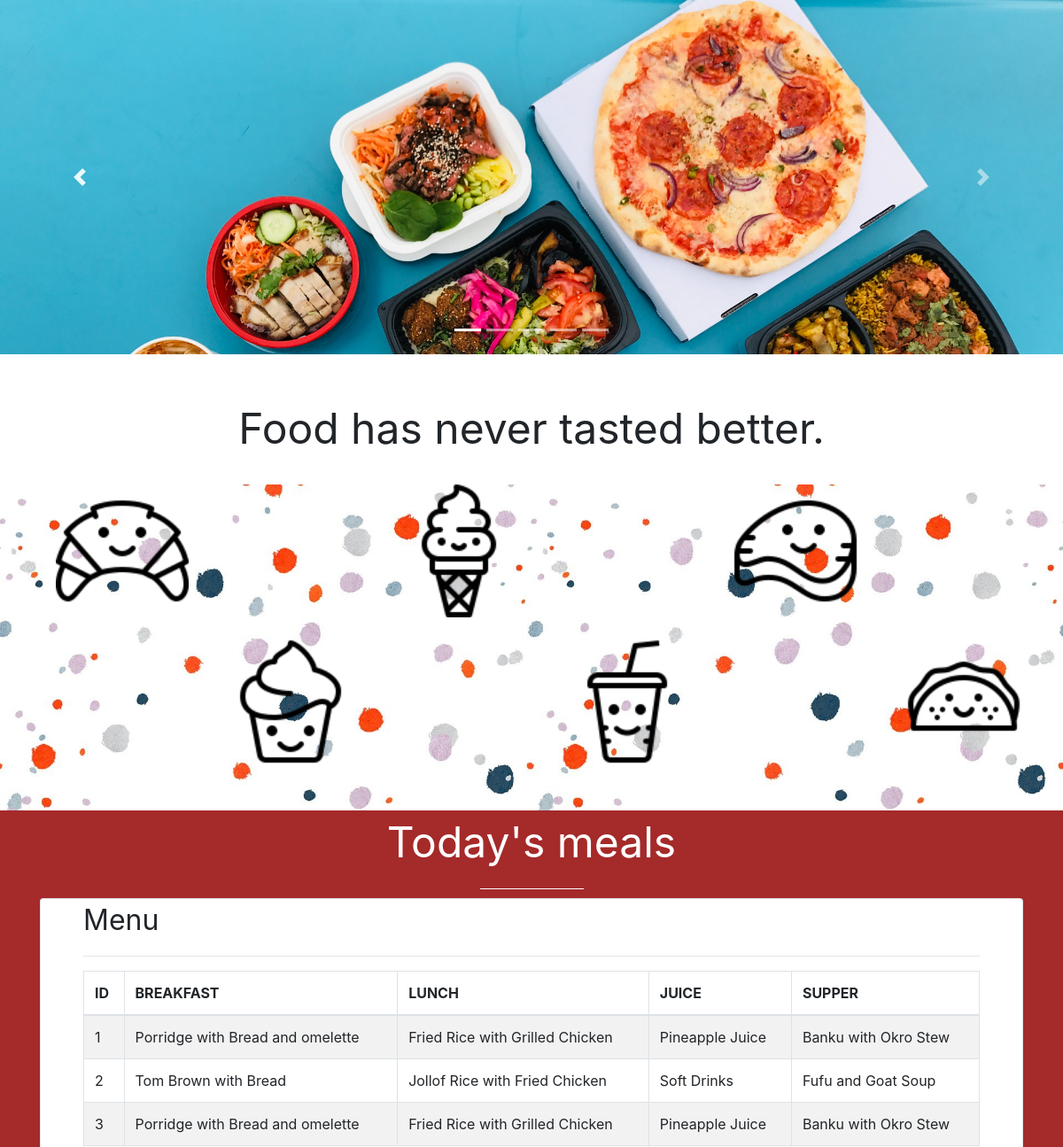
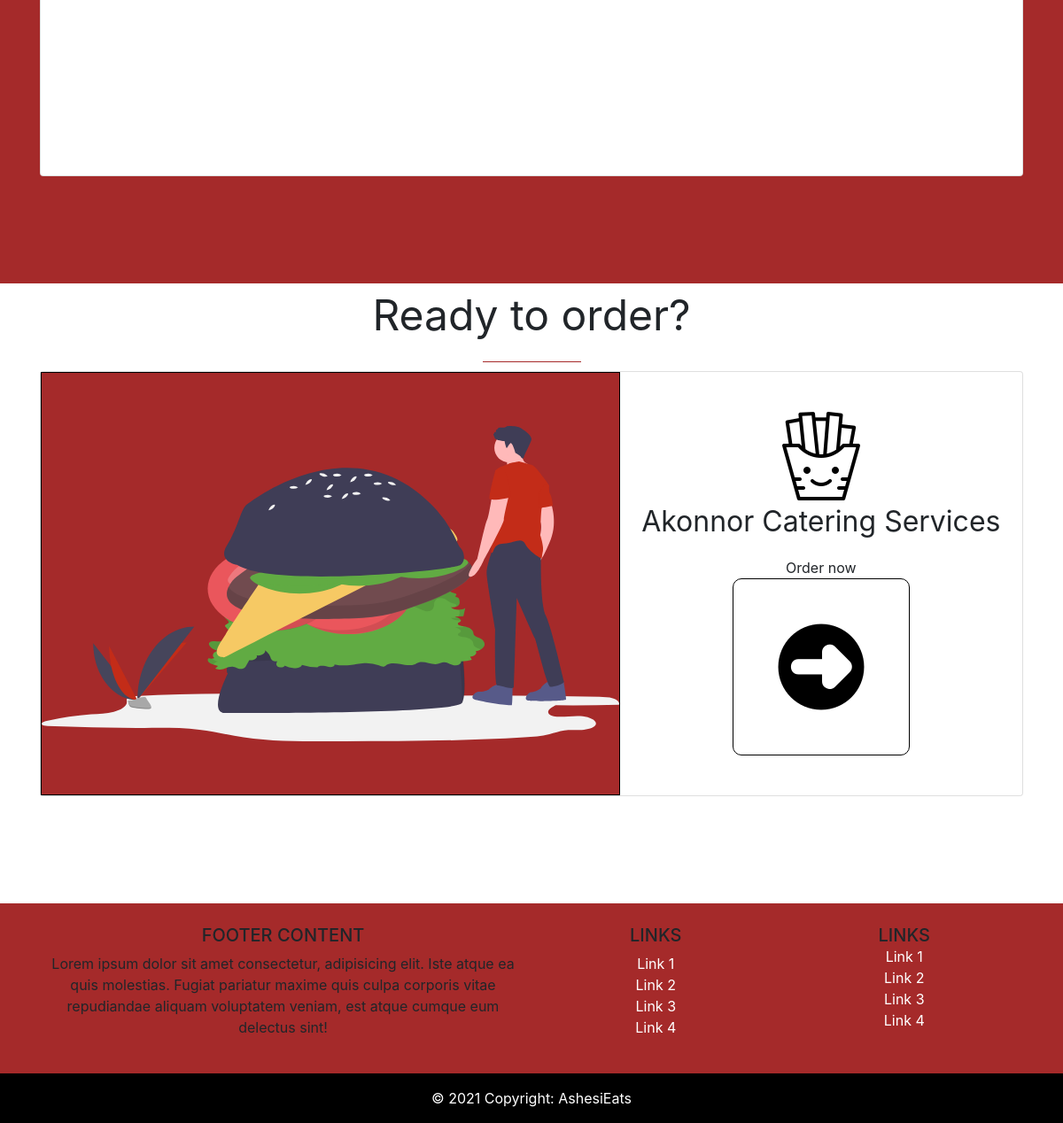
/akonnor.php, run on the app's committed database (2 pictures, top to bottom).
### tables this page shows
CREATE TABLE `meal` (
  `id` varchar(230) NOT NULL,
  `Breakfast` varchar(255) NOT NULL,
  `Lunch` varchar(255) NOT NULL,
  `Drink` varchar(255) NOT NULL,
  `Supper` varchar(255) NOT NULL
);

### akonnor.php (the view, shortened to what this page needs)
<!DOCTYPE html>
<html lang="en">
<head>
<link rel="stylesheet" href="https://cdnjs.cloudflare.com/ajax/libs/twitter-bootstrap/4.6.0/css/bootstrap.min.css">
<link rel="stylesheet" href="https://cdnjs.cloudflare.com/ajax/libs/font-awesome/5.15.2/css/all.min.css">
<link rel="stylesheet" href="assets/css/akonnor.css">
</head>
<body>
  <div class="container-fluid mx-0 px-0">
    <div id="carouselExampleCaptions" class="carousel slide" data-ride="carousel">
      <ol class="carousel-indicators">
        <li data-target="#carouselExampleCaptions" data-slide-to="0" class="active"></li>
        <li data-target="#carouselExampleCaptions" data-slide-to="1"></li>
        <li data-target="#carouselExampleCaptions" data-slide-to="2"></li>
        <li data-target="#carouselExampleCaptions" data-slide-to="3"></li>
        <li data-target="#carouselExampleCaptions" data-slide-to="4"></li>
      </ol>
      <div class="carousel-inner">
        <div class="carousel-item active">
          <img src="./assets/img/akonnor carousel/cristiano-pinto-2lWGQ02DGL8-unsplash.jpg" class="d-block w-100" alt="...">
        </div>
      </div>
      <a class="carousel-control-prev" href="#carouselExampleCaptions" role="button" data-slide="prev">
        <span class="carousel-control-prev-icon" aria-hidden="true"></span>
      </a>
      <a class="carousel-control-next" href="#carouselExampleCaptions" role="button" data-slide="next">
        <span class="carousel-control-next-icon" aria-hidden="true"></span>
      </a>
    </div>
  </div>
  <div class="container">
    <div class="slogan pt-lg-5">
      <p>Food has never tasted better.</p>
      <hr>
    </div>
  </div>
  <div class="container-fluid px-5 food-background">
    <div class="foods container pb-lg-5">
      <img src="./assets/img/absolute img/icons8-kawaii-croissant-100.png" alt="" width="150" class="img1">
      <img src="./assets/img/absolute img/icons8-kawaii-cupcake-100.png" alt="" width="150" class="img2">
      <img src="./assets/img/absolute img/icons8-kawaii-ice-cream-100.png" alt="" width="150" class="img3">
      <img src="./assets/img/absolute img/icons8-kawaii-soda-100.png" alt="" width="150" class="img4">
      <img src="./assets/img/absolute img/icons8-kawaii-steak-100.png" alt="" width="150" class="img5">
      <img src="./assets/img/absolute img/icons8-kawaii-taco-100.png" alt="" width="150" class="img6">
    </div>
  </div>
  <div class="container-fluid menu-section s1">
    <div class="slogan meals">
      <p>Today's meals</p>
      <hr>
    </div>
    <div class="container">
      <div class="card menu-plaque px-5">
        <span>Menu</span>
        <hr>
        <div class="row">
            <div class="col-md-12">
                <?php
                require_once "dbconnection.php";
                $sql = "SELECT * FROM meal";
                if($result = mysqli_query($link, $sql)){
                    if(mysqli_num_rows($result) > 0){
                        echo "<table class='table table-bordered table-striped'>";
                            echo "<thead>";
                                echo "<tr>";
                                    echo "<th>ID</th>";
                                    echo "<th>BREAKFAST</th>";
                                    echo "<th>LUNCH</th>";
                                    echo "<th>JUICE</th>";
                                    echo "<th>SUPPER</th>";
                                echo "</tr>";
                            echo "</thead>";
                            echo "<tbody>";
                            while($row = mysqli_fetch_array($result)){
                                echo "<tr>";
                                    echo "<td>" . $row['id'] . "</td>";
                                    echo "<td>" . $row['Breakfast'] . "</td>";
                                    echo "<td>" . $row['Lunch'] . "</td>";
                                    echo "<td>" . $row['Drink'] . "</td>";
                                    echo "<td>" . $row['Supper'] . "</td>";
                                echo "</tr>";
                            }
                            echo "</tbody>";
                        echo "</table>";
                    } else{
                        echo "<p class='lead'><em>No records were found.</em></p>";
                    }
                } else{
                    echo "ERROR: Could not able to execute $sql. " . mysqli_error($link);
                }
                ?>
            </div>
        </div>
      </div>
    </div>
  </div>
  <div class="container-fluid menu-section s2">
    <div class="container order-box">
      <div class="slogan order-heading">
        <p>Ready to order?</p>
        <hr>
      </div>
      <div class="card box">
        <div class="svg-img">
          <img src="./assets/img/undraw_Hamburger_8ge6.svg" alt="">
        </div>
        <div class="portal">
          <div class="brand">
            <img src="./assets/img/icons8-kawaii-french-fries-100.png" alt="">
            <p>Akonnor Catering Services</p>
            <span>Order now</span>
          </div>
          <a href="c-order.php" class="order-button">
            <img src="./assets/img/icons8-arrow-100.png" alt="">
          </a>
        </div>
      </div>
    </div>
  </div>
<footer class="text-center text-lg-start footer">
  <div class="container p-4">
    <div class="row">
      <div class="col-lg-6 col-md-12 mb-4 mb-md-0">
        <h5 class="text-uppercase">Footer Content</h5>
        <p>
          Lorem ipsum dolor sit amet consectetur, adipisicing elit. Iste atque ea quis
          molestias. Fugiat pariatur maxime quis culpa corporis vitae repudiandae aliquam
          voluptatem veniam, est atque cumque eum delectus sint!
        </p>
      </div>
      <div class="col-lg-3 col-md-6 mb-4 mb-md-0">
        <h5 class="text-uppercase">Links</h5>
        <ul class="list-unstyled mb-0">
          <li>
            <a href="#!" class="text-white">Link 1</a>
          </li>
          <li>
            <a href="#!" class="text-white">Link 2</a>
          </li>
          <li>
            <a href="#!" class="text-white">Link 3</a>
          </li>
          <li>
            <a href="#!" class="text-white">Link 4</a>
          </li>
        </ul>
      </div>
      <div class="col-lg-3 col-md-6 mb-4 mb-md-0">
        <h5 class="text-uppercase mb-0">Links</h5>
        <ul class="list-unstyled">
          <li>
            <a href="#!" class="text-white">Link 1</a>
          </li>
          <li>
            <a href="#!" class="text-white">Link 2</a>
          </li>
          <li>
            <a href="#!" class="text-white">Link 3</a>
          </li>
          <li>
            <a href="#!" class="text-white">Link 4</a>
          </li>
        </ul>
      </div>
    </div>
  </div>
  <div class="text-center p-3" style="background-color: black;">
    <span style="color: white;">© 2021 Copyright:</span>
    <span class="text-white" >AshesiEats</span>
  </div>
</footer>
</body>
</html>

### assets/css/akonnor.css (style rules this page uses)
* { margin: 0; padding: 0; box-sizing: border-box; }
:root { font-family: 'Inter', sans-serif; font-size: 16px; }
body { height: 100vh; position: relative; }
.carousel { height: 400px; width: 100%; }
.carousel-inner { height: 100%; }
.slogan { text-align: center; }
.slogan > p { font-size: 3rem; }
.foods { display: grid; grid-template-columns: repeat(6, 1fr); grid-template-rows: repeat(2, 1fr); grid-column-gap: 40px; grid-row-gap: 20px; }
.food-background { background-image: url("../img/confetti-1637197_1920.jpg"); background-repeat: no-repeat; background-size: 100%; }
.img1 { grid-area: 1 / 1 / 2 / 2; }
.img2 { grid-area: 2 / 2 / 3 / 3; }
.img3 { grid-area: 1 / 3 / 2 / 4; }
.img4 { grid-area: 2 / 4 / 3 / 5; }
.img5 { grid-area: 1 / 5 / 2 / 6; }
.img6 { grid-area: 2 / 6 / 3 / 7; }
.menu-section { height: 700px; }
.meals p { color: white; }
.slogan hr { width: 10%; border-color: white; margin: 0 auto 10px auto; }
.s1 { background: brown; }
.menu-plaque, .box { height: 60vh; width: 100%; }
.menu-plaque span { font-size: 2rem; }
.order-heading hr { width: 10%; border-color: brown; margin: 0 auto 10px auto; }
.box { display: flex; flex-direction: row; justify-content: center; }
.svg-img { border: 1px solid black; flex: 1.5; display: flex; align-items: center; background-color: brown; }
.svg-img img { width: 100%; }
.portal { display: flex; justify-content: center; flex-direction: column; align-items: center; flex: 1; padding: 10px; }
.brand { text-align: center; }
.brand p { font-size: 2rem; }
.order-button { display: flex; justify-content: center; align-items: center; height: 200px; width: 200px; border: 1px solid black; border-radius: 10px; }
.footer { background-color: brown; }

### data on the page
meal: id "1", Breakfast "Porridge with Bread and omelette", Lunch "Fried Rice with Grilled Chicken", Drink "Pineapple Juice", Supper "Banku with Okro Stew"
meal: id "2", Breakfast "Tom Brown with Bread", Lunch "Jollof Rice with Fried Chicken", Drink "Soft Drinks", Supper "Fufu and Goat Soup"
meal: id "3", Breakfast "Porridge with Bread and omelette", Lunch "Fried Rice with Grilled Chicken", Drink "Pineapple Juice", Supper "Banku with Okro Stew"
